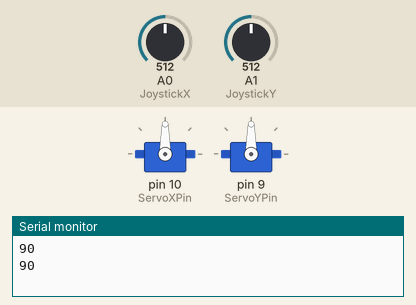
Bench run of a sketch on a simulated Arduino Uno, built with avr-gcc and run on an emulated ATmega328P. On the bench: 2 × servo, the last lines printed to the serial monitor. The inputs (shaded band) are chosen by the test bench; at power-on: A0 (JoystickX) = 512, A1 (JoystickY) = 512.

Above: at 4.8 s.
4.9 s: A0 (JoystickX) set to 716
At 8.9 s:
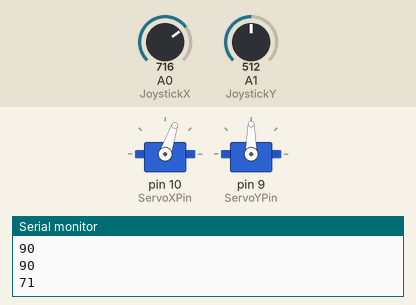
9.9 s: A1 (JoystickY) set to 716
At 13.2 s:
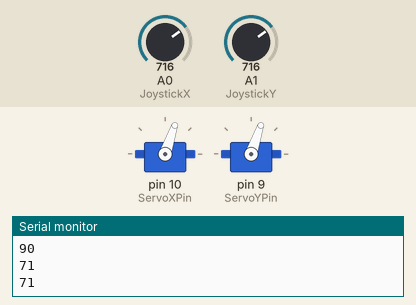
14.9 s: A0 (JoystickX) set to 900
At 16.3 s:
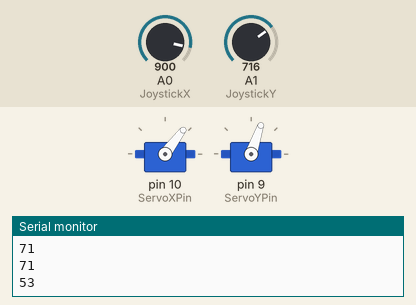
19.9 s: A1 (JoystickY) set to 900
At 20.5 s:
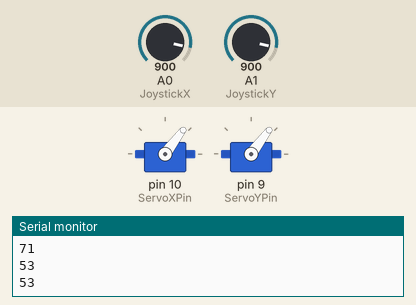
24.9 s: A0 (JoystickX) set to 511
At 29.1 s:
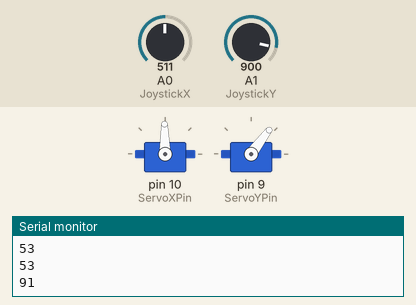
29.9 s: A1 (JoystickY) set to 306
At 33.4 s:
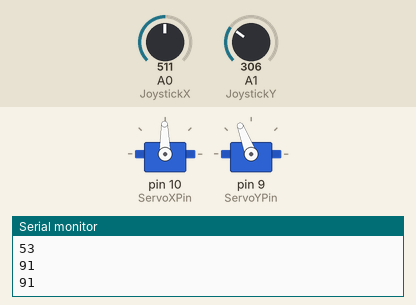
Timing chart, 0 to 34.9 s (numbered marks = the images above; inputs shaded):
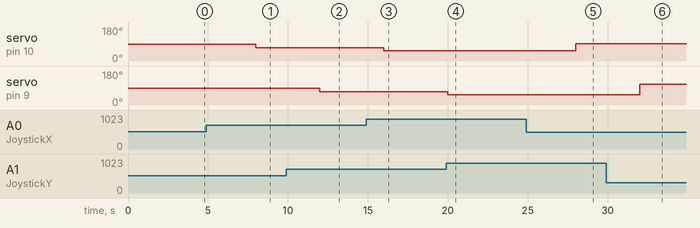

The sketch:

ojos.ino
```cpp
#include <Servo.h>


Servo ServoX; //
Servo ServoY; //


int ServoXPin = 10;
int ServoYPin = 9;


int JoystickX = 0; //
int JoystickY = 1; //


int valX; //
int valY; //


void setup() {
ServoX.attach( ServoXPin ); //
ServoY.attach( ServoYPin ); //
Serial.begin(9600);//
}


void loop() {
valX = analogRead( JoystickX ); //
valY = analogRead( JoystickY );


valX = map( valX, 0, 1023, 140, 40 ); //
valY = map( valY, 0, 1023, 140, 40 ); //

ServoX.write(valX ); //
ServoY.write( valY); //
//Serial.println("Eje X:"valX);
Serial.println(valX);
delay(2000); //
//Serial.println(" ");
Serial.println('\n');
//Serial.println("Eje Y");
//Serial.println( valY);
Serial.println('\n');
delay(2000); //
}
```

Measured:
- after the input at 4.9 s, servo on pin 10 (ServoXPin): 90° → 71° after 3.1 s
- after the input at 9.9 s, servo on pin 9 (ServoYPin): 90° → 71° after 2.1 s
- after the input at 14.9 s, servo on pin 10 (ServoXPin): 71° → 53° after 1.1 s
- after the input at 19.9 s, servo on pin 9 (ServoYPin): 71° → 53° after 0.10 s
- after the input at 24.9 s, servo on pin 10 (ServoXPin): 53° → 91° after 3.1 s
- after the input at 29.9 s, servo on pin 9 (ServoYPin): 53° → 111° after 2.1 s
